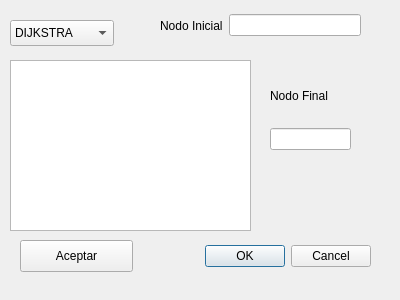
<?xml version="1.0" encoding="UTF-8"?>
<ui version="4.0">
 <class>DialogGrafos</class>
 <widget class="QDialog" name="DialogGrafos">
  <property name="geometry">
   <rect>
    <x>0</x>
    <y>0</y>
    <width>400</width>
    <height>300</height>
   </rect>
  </property>
  <property name="windowTitle">
   <string>Dialog</string>
  </property>
  <widget class="QDialogButtonBox" name="buttonBox">
   <property name="geometry">
    <rect>
     <x>30</x>
     <y>240</y>
     <width>341</width>
     <height>32</height>
    </rect>
   </property>
   <property name="orientation">
    <enum>Qt::Horizontal</enum>
   </property>
   <property name="standardButtons">
    <set>QDialogButtonBox::Cancel|QDialogButtonBox::Ok</set>
   </property>
  </widget>
  <widget class="QWidget" name="horizontalLayoutWidget">
   <property name="geometry">
    <rect>
     <x>160</x>
     <y>0</y>
     <width>201</width>
     <height>51</height>
    </rect>
   </property>
   <layout class="QHBoxLayout" name="horizontalLayout">
    <item>
     <widget class="QLabel" name="label">
      <property name="text">
       <string>Nodo Inicial</string>
      </property>
     </widget>
    </item>
    <item>
     <widget class="QLineEdit" name="lineEdit"/>
    </item>
   </layout>
  </widget>
  <widget class="QPlainTextEdit" name="plainTextEdit">
   <property name="geometry">
    <rect>
     <x>10</x>
     <y>60</y>
     <width>241</width>
     <height>171</height>
    </rect>
   </property>
  </widget>
  <widget class="QComboBox" name="comboBox">
   <property name="geometry">
    <rect>
     <x>10</x>
     <y>20</y>
     <width>104</width>
     <height>26</height>
    </rect>
   </property>
   <item>
    <property name="text">
     <string>DIJKSTRA</string>
    </property>
   </item>
   <item>
    <property name="text">
     <string>KRUSKAL</string>
    </property>
   </item>
   <item>
    <property name="text">
     <string>PRIM</string>
    </property>
   </item>
  </widget>
  <widget class="QPushButton" name="pushButton">
   <property name="geometry">
    <rect>
     <x>20</x>
     <y>240</y>
     <width>113</width>
     <height>32</height>
    </rect>
   </property>
   <property name="text">
    <string>Aceptar</string>
   </property>
  </widget>
  <widget class="QWidget" name="verticalLayoutWidget">
   <property name="geometry">
    <rect>
     <x>270</x>
     <y>70</y>
     <width>81</width>
     <height>80</height>
    </rect>
   </property>
   <layout class="QVBoxLayout" name="verticalLayout">
    <item>
     <widget class="QLabel" name="label_2">
      <property name="text">
       <string>Nodo Final</string>
      </property>
     </widget>
    </item>
    <item>
     <widget class="QLineEdit" name="lineEdit_2"/>
    </item>
   </layout>
  </widget>
 </widget>
 <resources/>
 <connections>
  <connection>
   <sender>buttonBox</sender>
   <signal>accepted()</signal>
   <receiver>DialogGrafos</receiver>
   <slot>accept()</slot>
   <hints>
    <hint type="sourcelabel">
     <x>248</x>
     <y>254</y>
    </hint>
    <hint type="destinationlabel">
     <x>157</x>
     <y>274</y>
    </hint>
   </hints>
  </connection>
  <connection>
   <sender>buttonBox</sender>
   <signal>rejected()</signal>
   <receiver>DialogGrafos</receiver>
   <slot>reject()</slot>
   <hints>
    <hint type="sourcelabel">
     <x>316</x>
     <y>260</y>
    </hint>
    <hint type="destinationlabel">
     <x>286</x>
     <y>274</y>
    </hint>
   </hints>
  </connection>
 </connections>
</ui>
